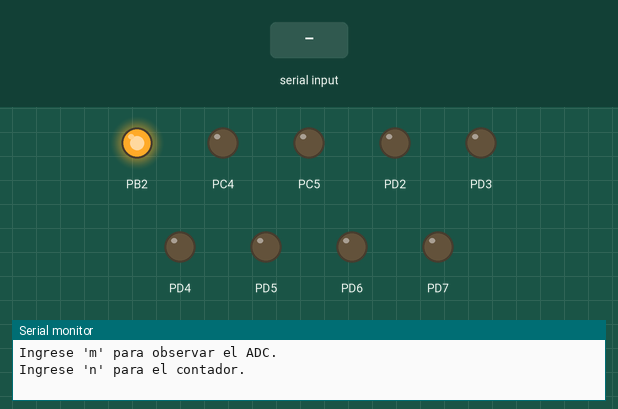
Simulated run of this program. Board: ATmega328P, built with avr-gcc and emulated at 16 MHz. On the bench: output pins drawn as LEDs (lit = HIGH), the last lines printed to the serial monitor. Dashed ring = blinking. Inputs (shaded band) come from the test bench.

Above: at 1.2 s.
1.3 s: "n90\n" received over Serial
At 4.2 s:
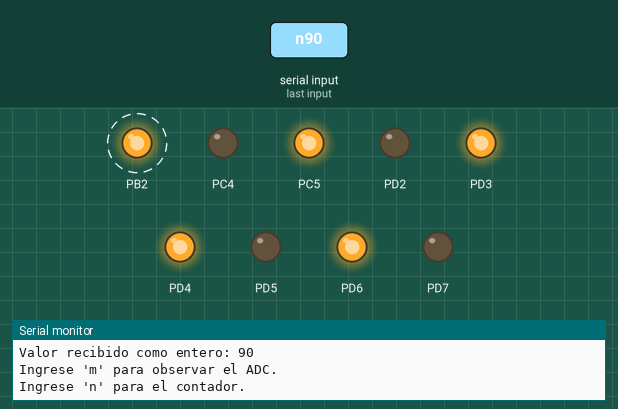
4.3 s: byte 110 ('n') received over Serial
At 4.9 s:
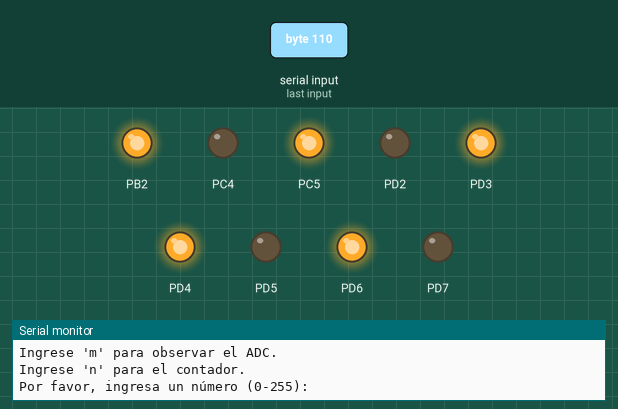
5.8 s: "30,150\n" received over Serial
At 6.7 s:
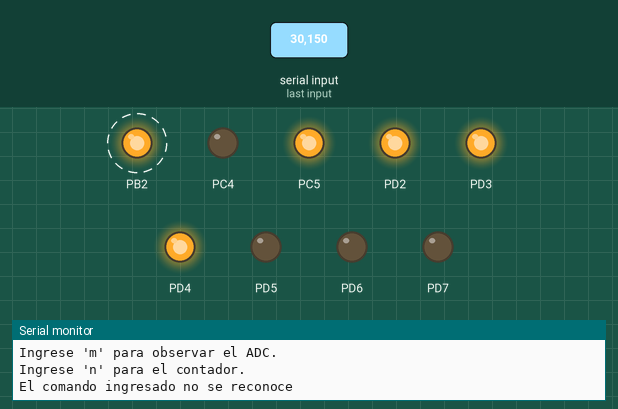
11.8 s: "n,45\n" received over Serial
At 12.4 s:
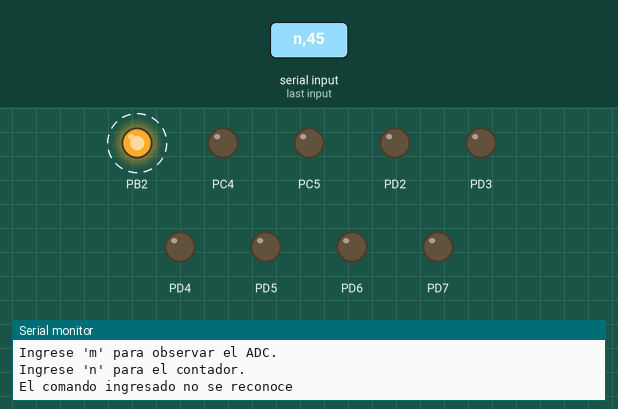
Timing chart, 0 to 15.8 s (numbered marks = the images above; inputs shaded):
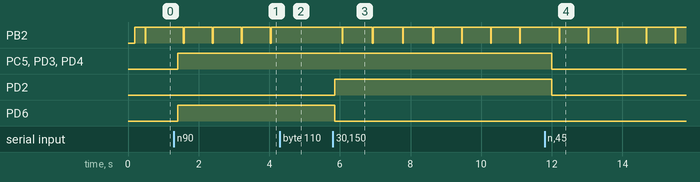

The program:

main.c
```c
#define F_CPU 16000000UL
#include <util/delay.h>
#include <avr/io.h>
#include <stdint.h>
#include <stdio.h>
#include <avr/interrupt.h>
#include "SPI-Maestro/SPI-Maestro.h"
#include "USART/USART.h"

volatile uint8_t valorSpi1, valorSpi2;
volatile char buffer[16];
int valorSpi1b, valorSpi2b;
uint8_t inicio = 1;
int received_value = 0;
char input_buffer[4];

void setUp() {
	DDRC |= (1 << DDC4) | (1 << DDC5);
	DDRD |= (1 << DDD2) | (1 << DDD3) | (1 << DDD4) | (1 << DDD5) | (1 << DDD6) | (1 << DDD7);
	PORTC &= ~((1 << PORTC4) | (1 << PORTC5));
	PORTD &= ~((1 << PORTD2) | (1 << PORTD3) | (1 << PORTD4) | (1 << PORTD5) | (1 << PORTD6) | (1 << PORTD7));
	SpiInit(SPI_MASTER_OSC_DIV128, SPI_DATA_ORDER_MSB, SPI_CLOCK_IDLE_LOW, SPI_CLOK_FIRST_EDGE);
	UART_init(9600);
}

void enviarValoresUART() {
	valorSpi2b = (int)(valorSpi2);
	valorSpi1b = (int)(valorSpi1);
	UART_send_string("\n\r");
	snprintf(buffer, sizeof(buffer), "P1: %d \r\n", valorSpi1b);
	UART_send_string(buffer);
	_delay_ms(1);
	snprintf(buffer, sizeof(buffer), "P2: %d \r\n", valorSpi2b);
	UART_send_string(buffer);
}

void lecturaADC() {
	PORTB &= ~(1 << PORTB2);
	SpiWrite('c');
	valorSpi1 = SpiRead();
	_delay_ms(10);
	SpiWrite('d');
	valorSpi2 = SpiRead();
	_delay_ms(10);
	PORTB |= (1 << PORTB2);
}

void IntCont() {
	if (UART_available()) {
		char comando = UART_receive();
		switch (comando) {
			case 'm':
			enviarValoresUART();
			_delay_ms(100);
			UART_send_string("\nIngrese 'm' para observar el ADC.\r\n");
			UART_send_string("Ingrese 'n' para el contador.\r\n");
			IntCont();
			break;
			case 'n':
			contNUm();
			_delay_ms(100);
			UART_send_string("\nIngrese 'm' para observar el ADC.\r\n");
			UART_send_string("Ingrese 'n' para el contador.\r\n");
			IntCont();
			break;
			default:
			UART_send_string("\nEl comando ingresado no se reconoce\n");
			break;
		}
	}
}

void refreshPort(uint8_t value) {
	PORTC = (PORTC & ~((1 << PORTC4) | (1 << PORTC5))) | ((value & 0b00000011) << PORTC4);
	PORTD = (PORTD & ~((1 << PORTD2) | (1 << PORTD3) | (1 << PORTD4) | (1 << PORTD5) | (1 << PORTD6) | (1 << PORTD7))) | ((value & 0b11111100) << (PORTD2 - 2));
}

void contNUm() {
	UART_send_string("\n\rPor favor, ingresa un número (0-255): ");
	UART_receive_string(input_buffer, sizeof(input_buffer));
	UART_send_string("\nCadena recibida: ");
	UART_send_string(input_buffer);
	received_value = atoi(input_buffer);
	UART_send_string("\nValor recibido como entero: ");
	UART_send_number(received_value);
	if (received_value >= 0 && received_value <= 255) {
		refreshPort(received_value);
		} else {
		UART_send_string("\nValor no válido. Por favor, ingresa un número entre 0 y 255.\n");
	}
}

int main(void) {
	setUp();
	sei();
	while (1) {
		if (inicio == 1) {
			_delay_ms(100);
			UART_send_string("\nIngrese 'm' para observar el ADC.\r\n");
			UART_send_string("Ingrese 'n' para el contador.\r\n");
			lecturaADC();
			_delay_ms(300);
			IntCont();
			inicio = 0;
			} else {
			_delay_ms(500);
			IntCont();
		}
		lecturaADC();
		_delay_ms(300);
	}
}
```

SPI-Maestro.c
```c
#include "SPI-Maestro.h"

void SpiInit(Spi_Type Type,Spi_Data_Order DataOrder,Spi_Clock_Polarity ClockPolarity,Spi_Clock_Phase ClockPhase){
/* PB2 = SS
   PB3 = MOSI
   PB4 = MISO
   PB5 = SCK
	*/
	if(Type & (1<<MSTR)) //master mode
	{
		DDRB |= (1<<DDB3)|(1<<DDB5)|(1<<DDB2);//  MOSI, SCK, SS
		DDRB &= ~(1<<DDB4);//MISO
		SPCR |= (1<<MSTR); //MASTER
		uint8_t temp = Type & 0b00000111;
		switch(temp){

  			case 0://div2
				SPCR &= ~((1<<SPR1)|(1<<SPR0));
				SPSR |= (1<<SPI2X);
			break;

			case 1://div4
				SPCR &= ~((1<<SPR1)|(1<<SPR0));
				SPSR &= ~(1<<SPI2X);
			break;

			case 2://div8
				SPCR |= (1<<SPR0);
				SPCR &= ~(1<<SPR1);
				SPSR |= (1<<SPI2X);
			break;

			case 3://div16
				SPCR |= (1<<SPR0);
				SPCR &= ~(1<<SPR1);
				SPSR &= ~(1<<SPI2X);
			break;

			case 4://div32
				SPCR &= ~(1<<SPR0);
				SPCR |= (1<<SPR1);
				SPSR |= (1<<SPI2X);
			break;

			case 5://div64
				SPCR &= ~(1<<SPR0);
				SPCR |= (1<<SPR1);
				SPSR &= ~(1<<SPI2X);
			break;

			case 6://div128
				SPCR |= ((1<<SPR1)|(1<<SPR0));
				SPSR &= ~(1<<SPI2X);
			break;
		}

	} else{ //si es esclavo
		DDRB |=(1<<DDB4);//miso
		DDRB &= ~((1<<DDB3)|(1<<DDB5)|(1<<DDB2));//mosi, sck, ss
		SPCR &= ~(1<<MSTR);//SALVE

	}
	//ENABLE, DATA ORDER, CLOCK POLARITY, CLOCK PHASE
	SPCR |= (1<<SPE)|DataOrder|ClockPolarity|ClockPhase;

}

void  SpiWrite(uint8_t dat){//WRITE DATA TO SPI
	SPDR = dat;
}
unsigned SpiDataReady(){// check wether data is ready to read
	if(SPSR & (1<<SPIF))
	return 1;
	else
	return 0;

}

uint8_t SpiRead(void){//lee el dato recivido
	while(!(SPSR & (1<<SPIF))); // ESPERAR HASTA QUE LA VARIABLE
	return(SPDR);
}
```

SPI-Maestro.h
```c
#ifndef SPI_M_H_
#define SPI_M_H_
#include <avr/io.h>
#include <stdint.h>

typedef enum
{
	SPI_MASTER_OSC_DIV2   = 0b01010000,
	SPI_MASTER_OSC_DIV4   = 0b01010001,
	SPI_MASTER_OSC_DIV8   = 0b01010010,
	SPI_MASTER_OSC_DIV16  = 0b01010011,
	SPI_MASTER_OSC_DIV32  = 0b01010100,
	SPI_MASTER_OSC_DIV64  = 0b01010101,
	SPI_MASTER_OSC_DIV128 = 0b01010110,
	SPI_SLAVE_SS          = 0b01000000
}Spi_Type;

typedef enum
{
	SPI_DATA_ORDER_MSB = 0b00000000,
	SPI_DATA_ORDER_LSB = 0b00100000
}Spi_Data_Order;

typedef enum
{
	SPI_CLOCK_IDLE_HIGH = 0b00001000,
	SPI_CLOCK_IDLE_LOW  = 0b00000000
}Spi_Clock_Polarity;

typedef enum
{
	SPI_CLOK_FIRST_EDGE = 0b00000000,
	SPI_CLOCK_LAST_EDGE = 0b00000100
}Spi_Clock_Phase;

void SpiInit(Spi_Type,Spi_Data_Order,Spi_Clock_Polarity, Spi_Clock_Phase);
void SpiWrite(uint8_t dat);
unsigned SpiDataReady();
uint8_t SpiRead(void);
#endif /* SPI_M_H_ */
```

USART.c
```c
#include "USART.h"
#include <avr/io.h>
#include <avr/interrupt.h>
#include <stdint.h>

#define F_CPU 16000000UL
#define BAUD_PRESCALE(baud) ((F_CPU / (baud * 16UL)) - 1)

volatile char uart_buffer[128]; // Buffer circular para almacenar datos recibidos por UART
volatile uint8_t uart_head = 0; // Índice de la cabeza del buffer
volatile uint8_t uart_tail = 0; // Índice de la cola del buffer

/* Inicializa el UART con el baud rate especificado. */
void UART_init(unsigned int baud) {
	unsigned int ubrr = BAUD_PRESCALE(baud);
	UBRR0H = (unsigned char)(ubrr >> 8);
	UBRR0L = (unsigned char)ubrr;
	UCSR0B = (1 << RXEN0) | (1 << TXEN0) | (1 << RXCIE0); // Habilitar RX, TX y la interrupción RX
	UCSR0C = (1 << UCSZ01) | (1 << UCSZ00); // Configurar para 8 bits de datos, 1 bit de stop
}

/* Envía un solo carácter a través de UART. */
void UART_send(unsigned char data) {
	while (!(UCSR0A & (1 << UDRE0))); // Esperar hasta que el buffer de transmisión esté vacío
	UDR0 = data; // Enviar el carácter
}

/* Envía una cadena de caracteres a través de UART. */
void UART_send_string(const char* str) {
	while (*str) {
		UART_send(*str++); // Enviar cada carácter de la cadena
	}
}

/* Envía un número a través de UART. */
void UART_send_number(uint8_t number) {
	char buffer[4]; // Para almacenar hasta 3 dígitos y un terminador de cadena
	snprintf(buffer, sizeof(buffer), "%u", number); // Convierte el número a cadena
	UART_send_string(buffer); // Envía la cadena
}

/* Lee un solo carácter del buffer UART. */
unsigned char UART_receive(void) {
	if (uart_head != uart_tail) { // Verificar si hay datos disponibles
		unsigned char data = uart_buffer[uart_tail]; // Leer el carácter del buffer
		uart_tail = (uart_tail + 1) % sizeof(uart_buffer); // Actualizar el índice de la cola
		return data; // Devolver el carácter recibido
		} else {
		return 0; // No hay datos disponibles
	}
}

/* Lee una cadena del buffer UART hasta que se encuentra un delimitador. */
void UART_receive_string(char* buffer, uint8_t max_length) {
	uint8_t index = 0;
	char received_char;

	while (index < (max_length - 1)) { // Deja espacio para el terminador de cadena
		if (UART_available()) {
			received_char = UART_receive();
			if (received_char == '\n' || received_char == '\r') {
				// Fin de la cadena
				break;
			}
			buffer[index++] = received_char;
		}
	}
	buffer[index] = '\0'; // Null-terminar el string
}

/* Verifica si hay datos disponibles en el buffer UART. */
int UART_available(void) {
	return (uart_head != uart_tail); // Retorna 1 si hay datos en el buffer, 0 si no
}

// Rutina de interrupción del UART
ISR(USART_RX_vect) {
	uart_buffer[uart_head] = UDR0; // Leer el carácter recibido del registro UDR0
	uart_head = (uart_head + 1) % sizeof(uart_buffer); // Actualizar el índice de la cabeza del buffer
	uart_buffer[uart_head] = '\0'; // Terminador de cadena
}
```

USART.h
```c
#ifndef UART_H_
#define UART_H_
#include <stdint.h> // Para uint8_t
#define F_CPU 16000000UL // Frecuencia del reloj del microcontrolador
#define BAUD_PRESCALE(baud) ((F_CPU / (baud * 16UL)) - 1) // Macro para calcular el prescaler del baud rate


volatile char uart_buffer[128]; // Buffer circular para almacenar datos recibidos por UART
volatile uint8_t uart_head; // Índice de la cabeza del buffer
volatile uint8_t uart_tail; // Índice de la cola del buffer

/* Inicializa el UART con el baud rate especificado.*/
void UART_init(unsigned int baud);
/* Envía un solo carácter a través de UART. */
void UART_send(unsigned char data);
/* Envía una cadena de caracteres a través de UART. */
void UART_send_string(const char* str);
/* Envía un número a través de UART. */
void UART_send_number(uint8_t number);
/* Recibe un solo carácter del buffer UART. */
unsigned char UART_receive(void);
/* Verifica si hay datos disponibles en el buffer UART. */
int UART_available(void);
/* Lee una cadena del buffer UART hasta que se encuentra un delimitador. */
void UART_receive_string(char* buffer, uint8_t max_length);


#endif /* UART_H_ */
```

Measured:
- after the input at 1.3 s, PC5, PD3, PD4, PD6: LOW → HIGH after 0.10 s
- after the input at 4.3 s, PB2: stops changing and stays HIGH
- after the input at 5.8 s, PB2: alternates HIGH for 0.82 s and LOW for 0.02 s, starting after 0.26 s; PD2: LOW → HIGH after 0.06 s; PD6: HIGH → LOW after 0.06 s
- after the input at 11.8 s, PC5, PD2–4: HIGH → LOW after 0.20 s
- by itself, PB2: alternates HIGH for 0.80 s and LOW for 0.02 s
